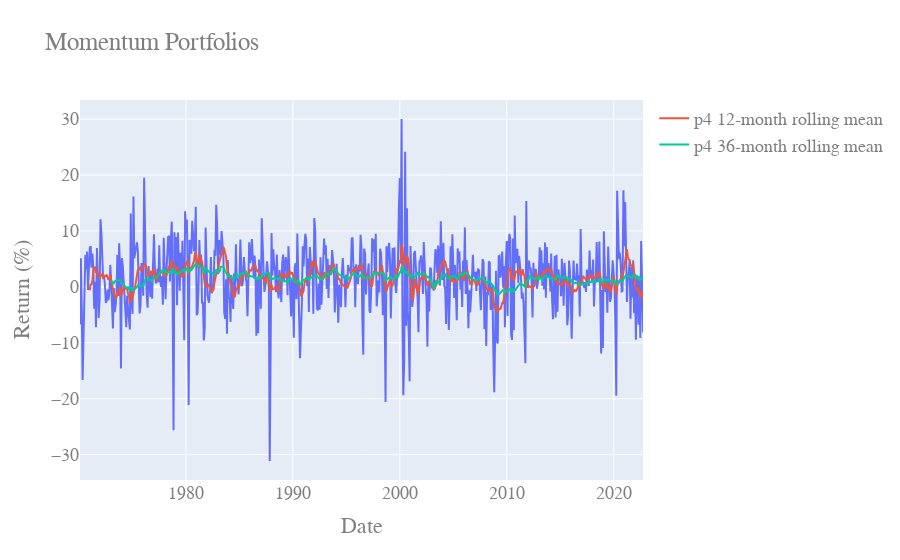

Write notebook code for a chart like this one.
### Code cell
# Do the same for the momentum portfolios
fig = px.line(port, x='caldt', y='p4', title='Top 20% Momentum Portfolio')
# make it prettier
# Add a smooth line
fig.add_scatter(x=port['caldt'], y=port['p4'].rolling(12).mean(), name='p4 12-month rolling mean')
fig.update_layout(
    xaxis_title="Date",
    yaxis_title="Return (%)",
    font=dict(
        family="Courier New, monospace",
        size=18,
        color="#7f7f7f"
    )
)
fig.show()

### Figure 1 — Plotly figure (JSON) as saved in the notebook; plotly's stock layout.template omitted (floating-point values rounded to 4 significant figures; data arrays with more than 128 entries replaced by an {"elided": "..."} marker saying what was removed)
{"data": [{"hovertemplate": "caldt=%{x}<br>p4=%{y}<extra></extra>", "legendgroup": "", "line": {"color": "#636efa", "dash": "solid"}, "marker": {"symbol": "circle"}, "mode": "lines", "name": "", "orientation": "v", "showlegend": false, "type": "scatter", "x": {"elided": "633 str values"}, "xaxis": "x", "y": {"elided": "633 float values"}, "yaxis": "y"}, {"name": "p4 12-month rolling mean", "type": "scatter", "x": {"elided": "633 str values"}, "y": {"elided": "633 float values"}}, {"name": "p4 36-month rolling mean", "type": "scatter", "x": {"elided": "633 str values"}, "y": {"elided": "633 float values"}}], "layout": {"font": {"color": "#7f7f7f", "family": "Courier New, monospace", "size": 18}, "legend": {"tracegroupgap": 0}, "title": {"text": "Momentum Portfolios"}, "xaxis": {"anchor": "y", "domain": [0, 1], "title": {"text": "Date"}}, "yaxis": {"anchor": "x", "domain": [0, 1], "title": {"text": "Return (%)"}}}}
